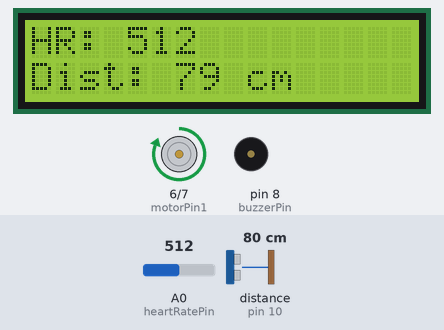
A sketch run on a simulated Arduino Uno, built with avr-gcc and run on an emulated ATmega328P. On the bench: 16×2 character LCD, motor-driver pin pairs drawn as motors (green arrow = first pin HIGH = forward, orange = second pin HIGH = backward, longer = more drive), buzzer (waves = sounding, pin HIGH). Wiring (inferred from the names in the program): ultrasonic range finder: trigger pin 9; echo pin 10. Inputs (shaded band) come from the test bench; at power-on: distance to the obstacle (sensor on pin 10) 80 cm, A0 (heartRatePin) = 512. The echo pulse lasts 58.3 µs per cm; pins used as bus, display or sensor lines are not drawn.

Above: at 1.2 s.
1.3 s: distance to the obstacle (sensor on pin 10) set to 22 cm
At 1.9 s:
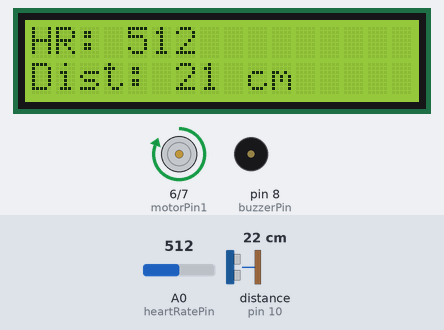
3.0 s: distance to the obstacle (sensor on pin 10) set to 18 cm
At 3.5 s:
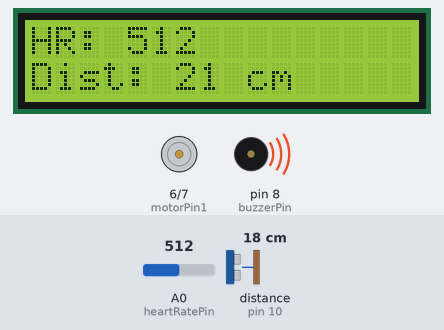
6.0 s: distance to the obstacle (sensor on pin 10) set to 2 cm
At 7.5 s:
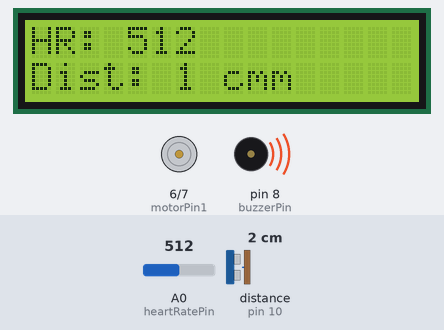
9.0 s: A0 (heartRatePin) set to 716
At 10.0 s:
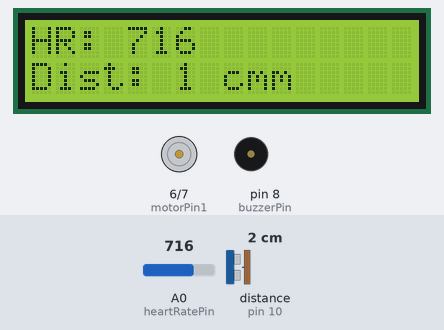
10.6 s: A0 (heartRatePin) set to 900
At 11.5 s:
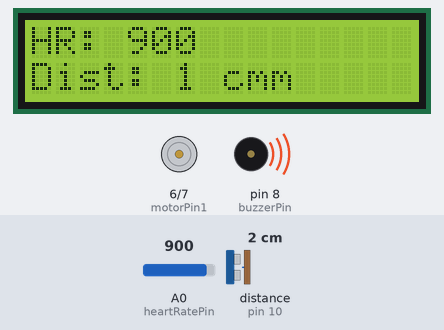
12.6 s: A0 (heartRatePin) set to 1023
At 13.5 s:
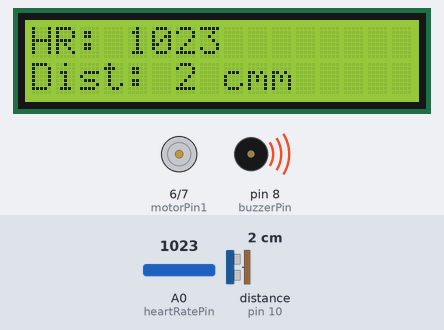
Timing chart, 0 to 15.6 s (numbered marks = the images above; inputs shaded):
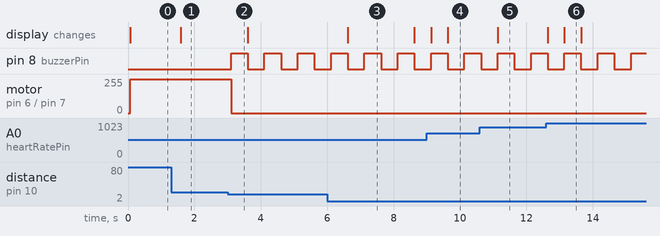

The sketch:

mi_code.ino
```cpp
#include <LiquidCrystal.h>

// LCD Pins
const int rs = 12, en = 11, d4 = 5, d5 = 4, d6 = 3, d7 = 2;
LiquidCrystal lcd(rs, en, d4, d5, d6, d7);

// Ultrasonic Sensor Pins
const int trigPin = 9;
const int echoPin = 10;

// Heart Rate Sensor Pin
const int heartRatePin = A0;

// Motor Driver Pins
const int motorPin1 = 6;
const int motorPin2 = 7;

// Buzzer Pin
const int buzzerPin = 8;

void setup() {
  // Initialize LCD
  lcd.begin(16, 2);

  // Set up Ultrasonic Sensor
  pinMode(trigPin, OUTPUT);
  pinMode(echoPin, INPUT);

  // Set up Motor Pins
  pinMode(motorPin1, OUTPUT);
  pinMode(motorPin2, OUTPUT);

  // Set up Buzzer
  pinMode(buzzerPin, OUTPUT);

  // Set up Serial Monitor
  Serial.begin(9600);
}

void loop() {
  // Heart Rate Monitoring
  int heartRate = analogRead(heartRatePin);
  lcd.setCursor(0, 0);
  lcd.print("HR: ");
  lcd.print(heartRate);

  // Obstacle Avoidance
  long duration, distance;
  digitalWrite(trigPin, LOW);
  delayMicroseconds(2);
  digitalWrite(trigPin, HIGH);
  delayMicroseconds(10);
  digitalWrite(trigPin, LOW);

  duration = pulseIn(echoPin, HIGH);
  distance = (duration / 2) / 29.1;

  if (distance < 20) {
    // Stop motors
    digitalWrite(motorPin1, LOW);
    digitalWrite(motorPin2, LOW);
    // Sound buzzer
    digitalWrite(buzzerPin, HIGH);
    delay(500);
    digitalWrite(buzzerPin, LOW);
  } else {
    // Move forward
    digitalWrite(motorPin1, HIGH);
    digitalWrite(motorPin2, LOW);
  }

  // Display distance on LCD
  lcd.setCursor(0, 1);
  lcd.print("Dist: ");
  lcd.print(distance);
  lcd.print(" cm");

  delay(500);
}
```

Measured:
- the behaviour switches between 21 and 20 cm on distance to the obstacle (sensor on pin 10) (found by bisection; images 1 and 2)
- after the input at 1.3 s, the display: changes after 0.29 s (image 1)
- after the input at 3.0 s, pin 8 (buzzerPin): alternates HIGH for 0.50 s and LOW for 0.50 s, starting after 0.10 s; motor on pin 6 (motorPin1) / pin 7 (motorPin2): forward 255/255 → stopped after 0.10 s
- after the input at 6.0 s, the display: changes after 0.62 s (image 3)
- after the input at 9.0 s, the display: first changes after 0.13 s (image 4 shows a later state)
- after the input at 10.6 s, the display: changes after 0.53 s (image 5)
- after the input at 12.6 s, the display: first differs from a run without the input after 0.54 s (image 6)
